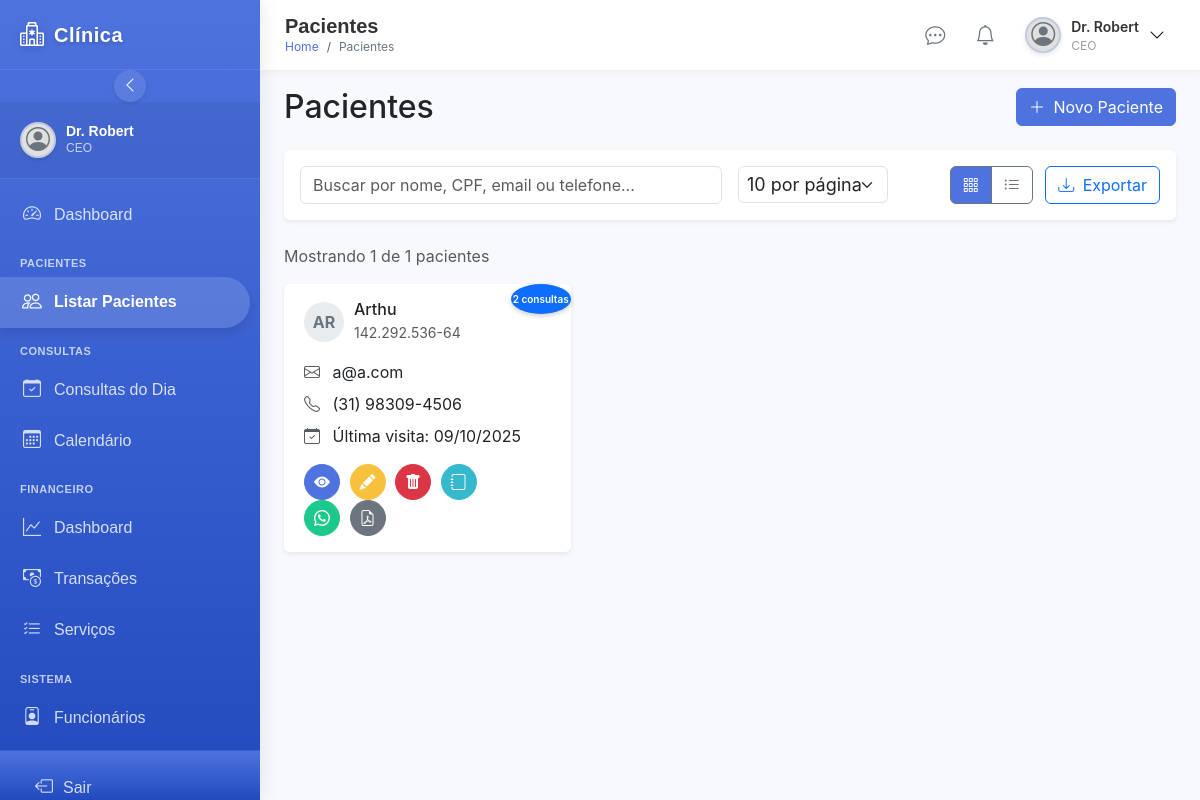
Screenshot of /pages/pacientes.php (signed in) with the database file from the repository.
### tables this page shows
CREATE TABLE `pacientes` (
  `cpf` varchar(11) NOT NULL,
  `nome` varchar(100) NOT NULL,
  `data_nasc` date DEFAULT NULL,
  `email` varchar(100) DEFAULT NULL,
  `telefone` varchar(15) DEFAULT NULL,
  `cep` varchar(9) DEFAULT NULL,
  `logradouro` varchar(255) DEFAULT NULL,
  `numero` varchar(10) DEFAULT NULL,
  `complemento` varchar(100) DEFAULT NULL,
  `bairro` varchar(100) DEFAULT NULL,
  `cidade` varchar(100) DEFAULT NULL,
  `estado` varchar(2) DEFAULT NULL,
  `doencas` text DEFAULT NULL,
  `alergias` text DEFAULT NULL,
  `tem_convenio` tinyint(1) NOT NULL DEFAULT 0,
  `convenio` varchar(100) DEFAULT NULL,
  `numero_convenio` varchar(50) DEFAULT NULL,
  `tipo_sanguineo` varchar(5) DEFAULT NULL,
  `nome_contato_emergencia` varchar(100) DEFAULT NULL,
  `numero_contato_emergencia` varchar(15) DEFAULT NULL,
  `filiacao_contato_emergencia` varchar(100) DEFAULT NULL,
  `condicoes_medicas` text DEFAULT NULL,
  `remedios_em_uso` text DEFAULT NULL,
  `foto_perfil` varchar(255) DEFAULT NULL,
  `observacoes` text DEFAULT NULL
);

### includes/chat.php (called while the page is built, shortened)
<?php
require_once __DIR__ . '/../config/config.php';
$usuario_id = $_SESSION['id'];
function getUsuariosChat() {
    global $conn, $usuario_id;
    $usuarios = [];
    $sql = "SELECT DISTINCT
                u.id,
                u.nome,
                u.foto_perfil,
                u.cargo,
                u.status,
                (SELECT MAX(m.data_envio) FROM mensagens m
                 WHERE (m.remetente_id = u.id AND m.destinatario_id = ?)
                    OR (m.remetente_id = ? AND m.destinatario_id = u.id)) as ultima_mensagem_data,
                (SELECT m.mensagem FROM mensagens m
                 WHERE ((m.remetente_id = u.id AND m.destinatario_id = ?)
                    OR (m.remetente_id = ? AND m.destinatario_id = u.id))
                 ORDER BY m.data_envio DESC LIMIT 1) as ultima_mensagem,
                (SELECT COUNT(*) FROM mensagens m
                 WHERE m.remetente_id = u.id AND m.destinatario_id = ? AND m.lida = 0) as nao_lidas
            FROM usuarios u
            WHERE u.id != ? AND u.status = 'ativo'
            AND (
                EXISTS (SELECT 1 FROM mensagens m WHERE m.remetente_id = u.id AND m.destinatario_id = ?)
                OR EXISTS (SELECT 1 FROM mensagens m WHERE m.remetente_id = ? AND m.destinatario_id = u.id)
            )
            ORDER BY ultima_mensagem_data DESC";
    if ($stmt = $conn->prepare($sql)) {
        $stmt->bind_param("iiiiiiii", $usuario_id, $usuario_id, $usuario_id, $usuario_id, $usuario_id, $usuario_id, $usuario_id, $usuario_id);
        if ($stmt->execute()) {
            $result = $stmt->get_result();
        }
    }
    $sql_outros = "SELECT
                    u.id,
                    u.nome,
                    u.foto_perfil,
                    u.cargo,
                    u.status,
                    NULL as ultima_mensagem_data,
                    NULL as ultima_mensagem,
                    0 as nao_lidas
                FROM usuarios u
                WHERE u.id != ? AND u.status = 'ativo'
                AND NOT EXISTS (
                    SELECT 1 FROM mensagens m
                    WHERE (m.remetente_id = u.id AND m.destinatario_id = ?)
                       OR (m.remetente_id = ? AND m.destinatario_id = u.id)
                )
                ORDER BY u.nome";
    if ($stmt = $conn->prepare($sql_outros)) {
        $stmt->bind_param("iii", $usuario_id, $usuario_id, $usuario_id);
        if ($stmt->execute()) {
            $result = $stmt->get_result();
            while ($row = $result->fetch_assoc()) {
                $usuarios[] = $row;
            }
        }
    }
    return $usuarios;
}
?>
                            <?php $usuarios = getUsuariosChat(); ?>

### functions/utils/helpers.php (called while the page is built, shortened)
<?php
function formataData($data, $comHora = false) {
    $timestamp = strtotime($data);
    if ($comHora) {
        return date('d/m/Y H:i', $timestamp);
    } else {
        return date('d/m/Y', $timestamp);
    }
}
function formataCPF($cpf) {
    return substr($cpf, 0, 3) . '.' .
           substr($cpf, 3, 3) . '.' .
           substr($cpf, 6, 3) . '-' .
           substr($cpf, 9, 2);
}
function formataTelefone($telefone) {
    $telefone = preg_replace('/[^0-9]/', '', $telefone);
    $len = strlen($telefone);
    if ($len == 11) {
        return '(' . substr($telefone, 0, 2) . ') ' .
               substr($telefone, 2, 5) . '-' .
               substr($telefone, 7, 4);
    } elseif ($len == 10) {
        return '(' . substr($telefone, 0, 2) . ') ' .
               substr($telefone, 2, 4) . '-' .
               substr($telefone, 6, 4);
    }
    return $telefone;
}
?>

### pages/pacientes.php (the view, shortened to what this page needs)
<?php
require_once '../config/config.php';
require_once '../functions/utils/helpers.php';
$search = isset($_GET['search']) ? trim($_GET['search']) : '';
$page   = isset($_GET['page']) ? (int)$_GET['page'] : 1;
$limit  = isset($_GET['limit']) ? (int)$_GET['limit'] : 10;
$offset = ($page - 1) * $limit;
$sqlBase = "SELECT p.*,
                   (SELECT MAX(c.data_consulta)
                      FROM consultas c
                     WHERE c.paciente_cpf = p.cpf) AS ultima_visita,
                   (SELECT COUNT(*)
                      FROM consultas c
                     WHERE c.paciente_cpf = p.cpf) AS total_consultas
              FROM pacientes p";
$whereClause = "";
$sqlCount = "SELECT COUNT(*) as total FROM pacientes p $whereClause";
$resultCount = $conn->query($sqlCount);
$rowCount = $resultCount->fetch_assoc();
$totalRecords = $rowCount['total'];
$sql = $sqlBase . $whereClause . " ORDER BY p.nome ASC LIMIT $offset, $limit";
$result = $conn->query($sql);
?>
<!DOCTYPE html>
<html lang="pt-br">
<head>
    <link href="https://cdn.jsdelivr.net/npm/bootstrap@5.3.0/dist/css/bootstrap.min.css" rel="stylesheet">
    <link rel="stylesheet" href="https://cdn.jsdelivr.net/npm/bootstrap-icons@1.11.3/font/bootstrap-icons.min.css">
    <link href="../css/styles.css" rel="stylesheet">
    <link href="https://cdn.datatables.net/1.13.7/css/dataTables.bootstrap5.min.css" rel="stylesheet">
    <link href="https://cdn.jsdelivr.net/npm/toastify-js/src/toastify.min.css" rel="stylesheet">
    <link href="https://cdn.jsdelivr.net/npm/flatpickr/dist/flatpickr.min.css" rel="stylesheet">
</head>
<body class="has-mobile-nav">
    <div class="d-flex flex-column flex-lg-row">
        <div class="d-none d-md-block">
            <?php include '../includes/sidebar.php'; ?>
        </div>
        <main class="main-content">
            <?php include '../includes/topbar.php'; ?>
            <div class="container-fluid px-3 px-md-4 py-3 py-md-4 mt-5">
                <div class="d-flex justify-content-between align-items-center mb-4 mt-3 flex-wrap">
                    <h2 class="mb-0 mb-2 mb-md-0">Pacientes</h2>
                    <button type="button" class="btn btn-primary" data-bs-toggle="modal"
                        data-bs-target="#addPacienteModal">
                        <i class="bi bi-plus-lg me-1"></i> Novo Paciente
                    </button>
                </div>
                <div class="card shadow-sm mb-4">
                    <div class="card-body">
                        <div class="row g-3">
                            <div class="col-12 col-md-6">
                                <div class="search-container">
                                    <input type="text" id="searchInput" class="form-control"
                                        placeholder="Buscar por nome, CPF, email ou telefone..."
                                        value="<?= htmlspecialchars($search); ?>">
                                </div>
                            </div>
                            <div class="col-6 col-md-2">
                                <select id="limitSelect" class="form-select">
                                    <option value="10" <?= $limit == 10  ? 'selected' : '' ?>>10 por página</option>
                                </select>
                            </div>
                            <div class="col-6 col-md-4 text-end">
                                <div class="btn-group" role="group">
                                    <button type="button" class="btn btn-outline-secondary view-toggle-btn active"
                                        data-view="card">
                                        <i class="bi bi-grid-3x3-gap"></i>
                                    </button>
                                    <button type="button" class="btn btn-outline-secondary view-toggle-btn"
                                        data-view="list">
                                        <i class="bi bi-list-ul"></i>
                                    </button>
                                </div>
                                <button class="btn btn-outline-primary ms-2" id="exportBtn">
                                    <i class="bi bi-download me-1 d-none d-sm-inline"></i> Exportar
                                </button>
                            </div>
                        </div>
                    </div>
                </div>
                <div class="d-flex justify-content-between align-items-center mb-3 flex-wrap">
                    <p class="text-muted mb-2 mb-md-0">
                        Mostrando <?= min($totalRecords, $limit) ?> de <?= $totalRecords ?> pacientes
                    </p>
                </div>
                <div id="cardView" class="row g-3">
                    <?php if ($result && $result->num_rows > 0): ?>
                        <?php while ($paciente = $result->fetch_assoc()): ?>
                            <?php
                            $nameParts = explode(' ', $paciente['nome']);
                            $initials = '';
                            if (count($nameParts) >= 2) {
                                $initials = mb_substr($nameParts[0], 0, 1) . mb_substr($nameParts[count($nameParts) - 1], 0, 1);
                            } else {
                                $initials = mb_substr($paciente['nome'], 0, 2);
                            }
                            $initials = strtoupper($initials);
                            $telefone     = !empty($paciente['telefone']) ? formataTelefone($paciente['telefone']) : 'Não informado';
                            $ultimaVisita = !empty($paciente['ultima_visita']) ? formataData($paciente['ultima_visita']) : 'Sem consultas';
                            $whatsappNumber = !empty($paciente['telefone']) ? preg_replace('/[^0-9]/', '', $paciente['telefone']) : '';
                            ?>
                            <div class="col-12 col-md-6 col-lg-4">
                                <div class="card patient-card h-100 shadow-sm">
                                    <div class="card-body position-relative">
                                        <span
                                            class="badge bg-<?= $paciente['total_consultas'] > 0 ? 'primary' : 'secondary' ?> badge-consultas"
                                            style="width:60px; padding:15px;">
                                            <?= $paciente['total_consultas'] ?>
                                            consulta<?= ($paciente['total_consultas'] != 1 ? 's' : '') ?>
                                        </span>
                                        <div class="d-flex align-items-center mb-3">
                                            <?php if (!empty($paciente['foto_perfil']) && file_exists('../' . $paciente['foto_perfil'])): ?>
                                                <img src="../<?= $paciente['foto_perfil'] ?>" alt="Foto de perfil"
                                                    class="rounded-circle me-2" width="40" height="40">
                                            <?php else: ?>
                                                <div class="avatar-circle"><?= $initials ?></div>
                                            <?php endif; ?>
                                            <div>
                                                <h5 class="card-title mb-0 fs-6"><?= htmlspecialchars($paciente['nome']) ?></h5>
                                                <small class="text-muted"><?= formataCPF($paciente['cpf']) ?></small>
                                            </div>
                                        </div>
                                        <div class="mb-2 text-truncate">
                                            <i class="bi bi-envelope text-muted me-2"></i>
                                            <?= !empty($paciente['email']) ? htmlspecialchars($paciente['email']) : 'Email não informado' ?>
                                        </div>
                                        <div class="mb-2">
                                            <i class="bi bi-telephone text-muted me-2"></i>
                                            <?= $telefone ?>
                                        </div>
                                        <div class="mb-3">
                                            <i class="bi bi-calendar-check text-muted me-2"></i>
                                            Última visita: <?= $ultimaVisita ?>
                                        </div>
                                        <div class="d-flex justify-content-between align-items-center mt-3 flex-wrap">
                                            <div class="mb-2 mb-sm-0">
                                                <button class="btn btn-action btn-primary"
                                                    onclick="viewPaciente('<?= $paciente['cpf'] ?>')" title="Ver detalhes">
                                                    <i class="bi bi-eye-fill"></i>
                                                </button>
                                                <button class="btn btn-action btn-warning"
                                                    onclick="editPaciente('<?= $paciente['cpf'] ?>')" title="Editar">
                                                    <i class="bi bi-pencil-fill  text-white"></i>
                                                </button>
                                                <button class="btn btn-action btn-danger"
                                                    onclick="confirmDelete('<?= $paciente['cpf'] ?>', '<?= htmlspecialchars($paciente['nome']) ?>')"
                                                    title="Excluir">
                                                    <i class="bi bi-trash-fill"></i>
                                                </button>
                                                <button class="btn btn-action btn-info"
                                                    onclick="openEvolucaoModal({ mode:'add', cpf:'<?= $paciente['cpf'] ?>' })"
                                                    title="Adicionar Evolução">
                                                    <i class="bi bi-journal text-white"></i>
                                                </button>
                                                <i class="bi bi-journal text-white"></i>
                                            </div>
                                            <div>
                                                <?php if (!empty($whatsappNumber)): ?>
                                                    <a href="https://wa.me/55<?= $whatsappNumber ?>" target="_blank"
                                                        class="btn btn-action btn-success" title="WhatsApp">
                                                        <i class="bi bi-whatsapp"></i>
                                                    </a>
                                                <?php endif; ?>
                                                <a href="../api/pacientes/gerar_pdf.php?cpf=<?= $paciente['cpf'] ?>"
                                                    target="_blank" class="btn btn-action btn-secondary" title="Gerar PDF">
                                                    <i class="bi bi-file-earmark-pdf"></i>
                                                </a>
                                            </div>
                                        </div>
                                    </div>
                                </div>
                            </div>
                        <?php endwhile; ?>
                    <?php endif; ?>
                </div>
            </div>
        </main>
    </div>
        ?>*/
</body>
</html>

### rows the page displays
pacientes: total_consultas "2", nome "AR", nome "Arthu", cpf "142.292.536-64", email "a@a.com", telefone "(31) 98309-4506", ultimaVisita "09/10/2025"

### other values shown
$nomeUsuario "Dr. Robert"
$cargoUsuario "CEO"
$tituloPagina "Pacientes"
min($totalRecords, $limit) "1"
$totalRecords "1"
